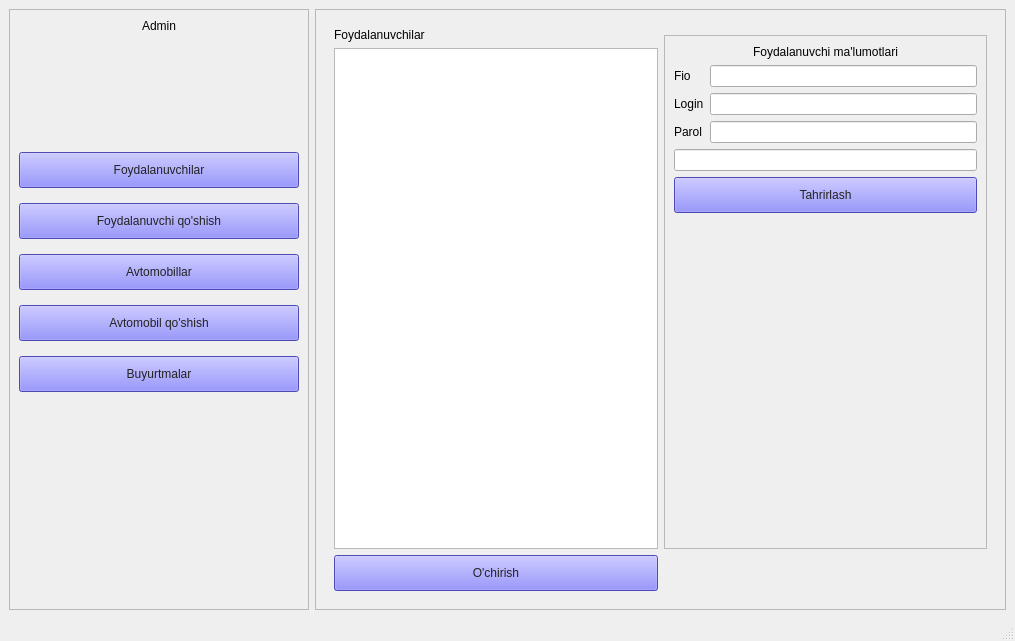
<?xml version="1.0" encoding="UTF-8"?>
<ui version="4.0">
 <class>Admin</class>
 <widget class="QMainWindow" name="Admin">
  <property name="geometry">
   <rect>
    <x>0</x>
    <y>0</y>
    <width>1015</width>
    <height>641</height>
   </rect>
  </property>
  <property name="minimumSize">
   <size>
    <width>900</width>
    <height>500</height>
   </size>
  </property>
  <property name="windowTitle">
   <string>MainWindow</string>
  </property>
  <property name="styleSheet">
   <string notr="true">QLabel{
	font: 14pt &quot;MS Shell Dlg 2&quot;;
}
QLineEdit{
	font: 14pt &quot;MS Shell Dlg 2&quot;;
}
QPushButton{
	font: 14pt &quot;MS Shell Dlg 2&quot;;
	padding: 10px;
	background: #6c67ff;
	color: #222;
}</string>
  </property>
  <widget class="QWidget" name="centralwidget">
   <layout class="QGridLayout" name="gridLayout">
    <item row="0" column="0">
     <widget class="QFrame" name="frame">
      <property name="minimumSize">
       <size>
        <width>300</width>
        <height>0</height>
       </size>
      </property>
      <property name="maximumSize">
       <size>
        <width>360</width>
        <height>16777215</height>
       </size>
      </property>
      <property name="frameShape">
       <enum>QFrame::StyledPanel</enum>
      </property>
      <property name="frameShadow">
       <enum>QFrame::Raised</enum>
      </property>
      <layout class="QVBoxLayout" name="verticalLayout">
       <property name="spacing">
        <number>15</number>
       </property>
       <item>
        <widget class="QLabel" name="label">
         <property name="text">
          <string>Admin</string>
         </property>
         <property name="alignment">
          <set>Qt::AlignCenter</set>
         </property>
        </widget>
       </item>
       <item>
        <spacer name="verticalSpacer">
         <property name="orientation">
          <enum>Qt::Vertical</enum>
         </property>
         <property name="sizeHint" stdset="0">
          <size>
           <width>20</width>
           <height>70</height>
          </size>
         </property>
        </spacer>
       </item>
       <item>
        <widget class="QPushButton" name="pushButton">
         <property name="text">
          <string>Foydalanuvchilar</string>
         </property>
        </widget>
       </item>
       <item>
        <widget class="QPushButton" name="pushButton_2">
         <property name="text">
          <string>Foydalanuvchi qo'shish</string>
         </property>
        </widget>
       </item>
       <item>
        <widget class="QPushButton" name="pushButton_3">
         <property name="text">
          <string>Avtomobillar</string>
         </property>
        </widget>
       </item>
       <item>
        <widget class="QPushButton" name="pushButton_4">
         <property name="text">
          <string>Avtomobil qo'shish</string>
         </property>
        </widget>
       </item>
       <item>
        <widget class="QPushButton" name="pushButton_5">
         <property name="text">
          <string>Buyurtmalar</string>
         </property>
        </widget>
       </item>
       <item>
        <spacer name="verticalSpacer_5">
         <property name="orientation">
          <enum>Qt::Vertical</enum>
         </property>
         <property name="sizeHint" stdset="0">
          <size>
           <width>20</width>
           <height>40</height>
          </size>
         </property>
        </spacer>
       </item>
       <item>
        <spacer name="verticalSpacer_3">
         <property name="orientation">
          <enum>Qt::Vertical</enum>
         </property>
         <property name="sizeHint" stdset="0">
          <size>
           <width>20</width>
           <height>40</height>
          </size>
         </property>
        </spacer>
       </item>
      </layout>
     </widget>
    </item>
    <item row="0" column="1">
     <widget class="QFrame" name="frame_2">
      <property name="frameShape">
       <enum>QFrame::StyledPanel</enum>
      </property>
      <property name="frameShadow">
       <enum>QFrame::Raised</enum>
      </property>
      <layout class="QGridLayout" name="gridLayout_2">
       <item row="0" column="0">
        <widget class="QStackedWidget" name="stackedWidget">
         <property name="currentIndex">
          <number>0</number>
         </property>
         <widget class="QWidget" name="page">
          <layout class="QGridLayout" name="gridLayout_3">
           <item row="1" column="1" rowspan="2">
            <widget class="QFrame" name="frame_3">
             <property name="frameShape">
              <enum>QFrame::StyledPanel</enum>
             </property>
             <property name="frameShadow">
              <enum>QFrame::Raised</enum>
             </property>
             <layout class="QFormLayout" name="formLayout">
              <item row="1" column="0" colspan="2">
               <widget class="QLabel" name="label_3">
                <property name="text">
                 <string>Foydalanuvchi ma'lumotlari</string>
                </property>
                <property name="alignment">
                 <set>Qt::AlignCenter</set>
                </property>
               </widget>
              </item>
              <item row="2" column="0">
               <widget class="QLabel" name="label_4">
                <property name="text">
                 <string>Fio</string>
                </property>
               </widget>
              </item>
              <item row="2" column="1">
               <widget class="QLineEdit" name="lineEdit"/>
              </item>
              <item row="3" column="0">
               <widget class="QLabel" name="label_5">
                <property name="text">
                 <string>Login</string>
                </property>
               </widget>
              </item>
              <item row="3" column="1">
               <widget class="QLineEdit" name="lineEdit_2"/>
              </item>
              <item row="5" column="0">
               <widget class="QLabel" name="label_6">
                <property name="text">
                 <string>Parol</string>
                </property>
               </widget>
              </item>
              <item row="5" column="1">
               <widget class="QLineEdit" name="lineEdit_3"/>
              </item>
              <item row="7" column="0" colspan="2">
               <widget class="QPushButton" name="pushButton_6">
                <property name="text">
                 <string>Tahrirlash</string>
                </property>
               </widget>
              </item>
              <item row="6" column="0" colspan="2">
               <widget class="QLineEdit" name="lineEdit_4"/>
              </item>
             </layout>
            </widget>
           </item>
           <item row="0" column="0" rowspan="2" colspan="2">
            <widget class="QLabel" name="label_2">
             <property name="text">
              <string>Foydalanuvchilar</string>
             </property>
            </widget>
           </item>
           <item row="2" column="0">
            <widget class="QListWidget" name="listWidget"/>
           </item>
           <item row="3" column="0">
            <widget class="QPushButton" name="pushButton_8">
             <property name="text">
              <string>O'chirish</string>
             </property>
            </widget>
           </item>
          </layout>
         </widget>
         <widget class="QWidget" name="page_1">
          <layout class="QGridLayout" name="gridLayout_4">
           <item row="0" column="0">
            <widget class="QFrame" name="frame_4">
             <property name="frameShape">
              <enum>QFrame::StyledPanel</enum>
             </property>
             <property name="frameShadow">
              <enum>QFrame::Raised</enum>
             </property>
             <layout class="QFormLayout" name="formLayout_2">
              <item row="0" column="0" colspan="2">
               <widget class="QLabel" name="label_7">
                <property name="text">
                 <string>Foydalanuvchi Qo'shish</string>
                </property>
                <property name="alignment">
                 <set>Qt::AlignCenter</set>
                </property>
               </widget>
              </item>
              <item row="1" column="0">
               <widget class="QLabel" name="label_8">
                <property name="text">
                 <string>Fio</string>
                </property>
               </widget>
              </item>
              <item row="1" column="1">
               <widget class="QLineEdit" name="lineEdit_5"/>
              </item>
              <item row="2" column="0">
               <widget class="QLabel" name="label_9">
                <property name="text">
                 <string>Login</string>
                </property>
               </widget>
              </item>
              <item row="2" column="1">
               <widget class="QLineEdit" name="lineEdit_6"/>
              </item>
              <item row="4" column="0">
               <widget class="QLabel" name="label_10">
                <property name="text">
                 <string>Parol</string>
                </property>
               </widget>
              </item>
              <item row="4" column="1">
               <widget class="QLineEdit" name="lineEdit_7"/>
              </item>
              <item row="5" column="0" colspan="2">
               <widget class="QPushButton" name="pushButton_7">
                <property name="text">
                 <string>Qo'shish</string>
                </property>
               </widget>
              </item>
             </layout>
            </widget>
           </item>
          </layout>
         </widget>
         <widget class="QWidget" name="page_2">
          <layout class="QGridLayout" name="gridLayout_5">
           <item row="0" column="0" rowspan="2" colspan="2">
            <widget class="QLabel" name="label_15">
             <property name="text">
              <string>Avtomobillar</string>
             </property>
            </widget>
           </item>
           <item row="1" column="1" rowspan="2">
            <widget class="QFrame" name="frame_5">
             <property name="frameShape">
              <enum>QFrame::StyledPanel</enum>
             </property>
             <property name="frameShadow">
              <enum>QFrame::Raised</enum>
             </property>
             <layout class="QFormLayout" name="formLayout_3">
              <item row="1" column="0" colspan="2">
               <widget class="QLabel" name="label_11">
                <property name="text">
                 <string>Avtomobil ma'lumotlari</string>
                </property>
                <property name="alignment">
                 <set>Qt::AlignCenter</set>
                </property>
               </widget>
              </item>
              <item row="2" column="0">
               <widget class="QLabel" name="label_12">
                <property name="text">
                 <string>Nomi:</string>
                </property>
               </widget>
              </item>
              <item row="2" column="1">
               <widget class="QLineEdit" name="lineEdit_8"/>
              </item>
              <item row="3" column="0">
               <widget class="QLabel" name="label_13">
                <property name="text">
                 <string>Rusumi:</string>
                </property>
               </widget>
              </item>
              <item row="3" column="1">
               <widget class="QLineEdit" name="lineEdit_9"/>
              </item>
              <item row="5" column="0">
               <widget class="QLabel" name="label_14">
                <property name="text">
                 <string>Soni:</string>
                </property>
               </widget>
              </item>
              <item row="5" column="1">
               <widget class="QLineEdit" name="lineEdit_10"/>
              </item>
              <item row="8" column="0" colspan="2">
               <widget class="QPushButton" name="pushButton_10">
                <property name="text">
                 <string>Tahrirlash</string>
                </property>
               </widget>
              </item>
              <item row="6" column="1">
               <widget class="QLineEdit" name="lineEdit_11"/>
              </item>
              <item row="6" column="0">
               <widget class="QLabel" name="label_16">
                <property name="text">
                 <string>Narxi:</string>
                </property>
               </widget>
              </item>
              <item row="7" column="0" colspan="2">
               <widget class="QLineEdit" name="lineEdit_12"/>
              </item>
             </layout>
            </widget>
           </item>
           <item row="2" column="0">
            <widget class="QListWidget" name="listWidget_2"/>
           </item>
           <item row="3" column="0">
            <widget class="QPushButton" name="pushButton_9">
             <property name="text">
              <string>O'chirish</string>
             </property>
            </widget>
           </item>
          </layout>
         </widget>
         <widget class="QWidget" name="page_3">
          <layout class="QGridLayout" name="gridLayout_6">
           <item row="0" column="0">
            <widget class="QFrame" name="frame_6">
             <property name="frameShape">
              <enum>QFrame::StyledPanel</enum>
             </property>
             <property name="frameShadow">
              <enum>QFrame::Raised</enum>
             </property>
             <layout class="QFormLayout" name="formLayout_4">
              <item row="0" column="0" colspan="2">
               <widget class="QLabel" name="label_17">
                <property name="text">
                 <string>Avtomobil Qo'shish</string>
                </property>
                <property name="alignment">
                 <set>Qt::AlignCenter</set>
                </property>
               </widget>
              </item>
              <item row="1" column="0">
               <widget class="QLabel" name="label_18">
                <property name="text">
                 <string>Nomi:</string>
                </property>
               </widget>
              </item>
              <item row="1" column="1">
               <widget class="QLineEdit" name="lineEdit_13"/>
              </item>
              <item row="2" column="0">
               <widget class="QLabel" name="label_19">
                <property name="text">
                 <string>Rusumi:</string>
                </property>
               </widget>
              </item>
              <item row="2" column="1">
               <widget class="QLineEdit" name="lineEdit_14"/>
              </item>
              <item row="4" column="0">
               <widget class="QLabel" name="label_20">
                <property name="text">
                 <string>Soni:</string>
                </property>
               </widget>
              </item>
              <item row="4" column="1">
               <widget class="QLineEdit" name="lineEdit_15"/>
              </item>
              <item row="6" column="0" colspan="2">
               <widget class="QPushButton" name="pushButton_11">
                <property name="text">
                 <string>Qo'shish</string>
                </property>
               </widget>
              </item>
              <item row="5" column="0">
               <widget class="QLabel" name="label_21">
                <property name="text">
                 <string>Narxi:</string>
                </property>
               </widget>
              </item>
              <item row="5" column="1">
               <widget class="QLineEdit" name="lineEdit_16"/>
              </item>
             </layout>
            </widget>
           </item>
          </layout>
         </widget>
         <widget class="QWidget" name="page_4">
          <layout class="QGridLayout" name="gridLayout_7">
           <item row="1" column="0">
            <widget class="QTableView" name="tableView"/>
           </item>
           <item row="0" column="0">
            <widget class="QLabel" name="label_22">
             <property name="text">
              <string>Buyurtmalar</string>
             </property>
             <property name="alignment">
              <set>Qt::AlignCenter</set>
             </property>
            </widget>
           </item>
          </layout>
         </widget>
        </widget>
       </item>
      </layout>
     </widget>
    </item>
   </layout>
  </widget>
  <widget class="QMenuBar" name="menubar">
   <property name="geometry">
    <rect>
     <x>0</x>
     <y>0</y>
     <width>1015</width>
     <height>26</height>
    </rect>
   </property>
  </widget>
  <widget class="QStatusBar" name="statusbar"/>
 </widget>
 <resources/>
 <connections/>
</ui>
